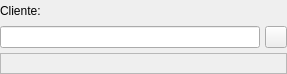
<ui version="4.0" >
 <class>BusquedaClienteBase</class>
 <widget class="QWidget" name="BusquedaClienteBase" >
  <property name="geometry" >
   <rect>
    <x>0</x>
    <y>0</y>
    <width>287</width>
    <height>74</height>
   </rect>
  </property>
  <property name="windowTitle" >
   <string>Form1</string>
  </property>
  <layout class="QGridLayout" >
   <property name="leftMargin" >
    <number>0</number>
   </property>
   <property name="topMargin" >
    <number>0</number>
   </property>
   <property name="rightMargin" >
    <number>0</number>
   </property>
   <property name="bottomMargin" >
    <number>0</number>
   </property>
   <property name="horizontalSpacing" >
    <number>5</number>
   </property>
   <property name="verticalSpacing" >
    <number>5</number>
   </property>
   <item row="0" column="0" colspan="2" >
    <widget class="QLabel" name="mui_labelCliente" >
     <property name="minimumSize" >
      <size>
       <width>0</width>
       <height>17</height>
      </size>
     </property>
     <property name="text" >
      <string>Cliente:</string>
     </property>
    </widget>
   </item>
   <item row="1" column="0" >
    <widget class="QLineEdit" name="m_cifcliente" />
   </item>
   <item row="1" column="1" >
    <widget class="QToolButton" name="mui_buscar" >
     <property name="minimumSize" >
      <size>
       <width>22</width>
       <height>22</height>
      </size>
     </property>
     <property name="maximumSize" >
      <size>
       <width>22</width>
       <height>22</height>
      </size>
     </property>
     <property name="text" >
      <string/>
     </property>
     <property name="icon" >
      <iconset resource="../../bulmages.qrc" >:/Images/edit-find.svg</iconset>
     </property>
     <property name="iconSize" >
      <size>
       <width>22</width>
       <height>22</height>
      </size>
     </property>
     <property name="shortcut" >
      <string>Ctrl+T</string>
     </property>
    </widget>
   </item>
   <item row="2" column="0" colspan="2" >
    <widget class="QLabel" name="m_nomcliente" >
     <property name="sizePolicy" >
      <sizepolicy vsizetype="Fixed" hsizetype="Expanding" >
       <horstretch>0</horstretch>
       <verstretch>0</verstretch>
      </sizepolicy>
     </property>
     <property name="minimumSize" >
      <size>
       <width>0</width>
       <height>21</height>
      </size>
     </property>
     <property name="frameShape" >
      <enum>QFrame::StyledPanel</enum>
     </property>
     <property name="text" >
      <string/>
     </property>
    </widget>
   </item>
  </layout>
 </widget>
 <layoutdefault spacing="0" margin="0" />
 <resources>
  <include location="../../bulmages.qrc" />
 </resources>
 <connections/>
</ui>
